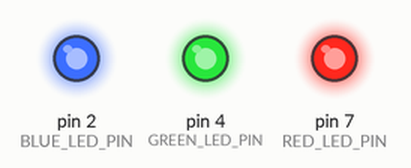
This sketch was run on a simulated Arduino Uno, built with avr-gcc and run on an emulated ATmega328P. On the bench: output pins drawn as LEDs (lit = HIGH).

Above: at 0.5 s.
At 3.5 s:
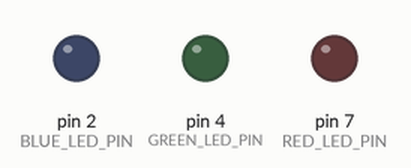
Timing chart, 0 to 4.6 s (numbered marks = the images above):
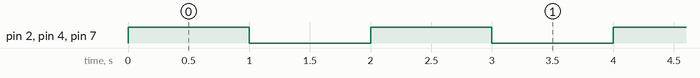

The sketch:

1_blink_white.ino
```cpp
// define pin numbers
int RED_LED_PIN = 7;
int GREEN_LED_PIN = 4;
int BLUE_LED_PIN = 2;

// the setup function runs once when you press reset or power the board
void setup() {
  // initialize pins
  pinMode(RED_LED_PIN, OUTPUT);
  pinMode(GREEN_LED_PIN, OUTPUT);
  pinMode(BLUE_LED_PIN, OUTPUT);
}

// the loop function runs over and over again forever
void loop() {
  // write high to all pins to produce white
  digitalWrite(RED_LED_PIN, HIGH);
  digitalWrite(GREEN_LED_PIN, HIGH);
  digitalWrite(BLUE_LED_PIN, HIGH);
  delay(1000);                       // wait for a second
  // turn off all pins
  digitalWrite(RED_LED_PIN, LOW);
  digitalWrite(GREEN_LED_PIN, LOW);
  digitalWrite(BLUE_LED_PIN, LOW);
  delay(1000);                       // wait for a second
}
```

Measured:
- by itself, pin 2 (BLUE_LED_PIN), pin 4 (GREEN_LED_PIN), pin 7 (RED_LED_PIN): alternates HIGH for 1.0 s and LOW for 1.0 s
